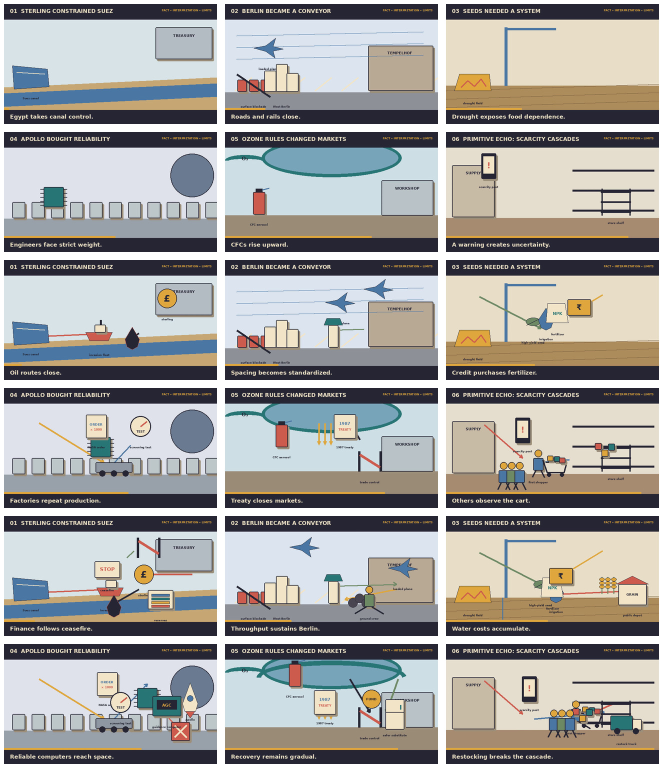
#> input picture history-investigations/2026-09-28/1100-pressure-systems-and-scale/rendered-contact-sheet.jpg, 1326 x 1536 px (shown at 1/2 size)
$ python -i render_summary.py   (imports and definitions only)
#> lines starting #> are read from the running program, lines starting #| are printed output that depends on the picture
#!/usr/bin/env python3
"""Render a silent four-minute papercut storyboard summary."""

import hashlib
import math
import subprocess
from pathlib import Path

from PIL import Image, ImageDraw, ImageFilter, ImageFont


HERE=Path(__file__).resolve().parent
OUT=HERE/'Nineteen_Eighty_Four_Storyboard_Summary_4min_360p.mp4'
W,H,FPS,TOTAL=640,360,25,240
FONT='/usr/share/fonts/truetype/dejavu/DejaVuSans.ttf'
TITLE=ImageFont.truetype(FONT,19);BODY=ImageFont.truetype(FONT,15);SMALL=ImageFont.truetype(FONT,10)

SCENES=[
 ('01  THE DIARY','Private writing gives unease a shape.','The first choice makes dissent deliberate.',(168,177,165),['winston_smith']),
 ('02  THE HATE RITUAL','A screen focuses collective fear.','The crowd converts fear into hostility.',(180,153,146),['winston_smith','julia','obrien','party_crowd']),
 ('03  CORRECTING THE PAST','Records change beneath Winston’s hands.','Altered proof weakens private memory.',(159,174,177),['winston_smith','syme','tillotson']),
 ('04  THE SECRET ALLIANCE','A hidden note leads to the countryside.','Secrecy becomes a private allegiance.',(151,187,157),['winston_smith','julia']),
 ('05  THE RENTED ROOM','A relic makes the room feel protected.','That purchased privacy hides surveillance.',(186,166,143),['winston_smith','julia','mr_charrington']),
 ('06  THE FALSE RESISTANCE','O’Brien accepts their pledge.','Hope advances into a prepared trap.',(151,158,173),['winston_smith','julia','obrien','martin']),
 ('07  THE MINISTRY OF LOVE','Isolation lets coercion replace evidence.','Pain dismantles independent reality.',(142,151,157),['winston_smith','obrien','guard']),
 ('08  TERROR AND AFTERMATH','Ultimate fear redirects loyalty.','A later reunion reveals estrangement.',(171,163,151),['winston_smith','julia']),
]


def ease(v):
 v=max(0,min(1,v));return v*v*(3-2*v)


def colours(name):
 b=hashlib.sha256(name.encode()).digest();base=tuple(64+b[i]%122 for i in range(3));dark=tuple(max(25,x-42) for x in base);skin=(196+b[4]%38,151+b[5]%36,119+b[6]%28);return base,dark,skin


def actor(name,scale=1.0):
#> called with name = 'winston_smith', scale = 0.92
 base,dark,skin=colours(name);w,h=int(74*scale),int(160*scale)
 im=Image.new('RGBA',(w+24,h+24),(0,0,0,0));d=ImageDraw.Draw(im,'RGBA');ox=12;oy=8
#> after `im = Image.new('RGBA', (w + 24, h + 24), (0, 0, 0, 0))`: im: PIL image 92x171 RGBA; every value is 0
 # Offset underlayers create cut-paper depth.
 d.polygon([(ox+w*.28+5,oy+h*.48+7),(ox+w*.72+5,oy+h*.48+7),(ox+w*.78+5,oy+h*.93+7),(ox+w*.22+5,oy+h*.93+7)],fill=(34,31,29,45))
 d.polygon([(ox+w*.28,oy+h*.48),(ox+w*.72,oy+h*.48),(ox+w*.78,oy+h*.93),(ox+w*.22,oy+h*.93)],fill=(*base,255),outline=(50,43,39,230))
 d.polygon([(ox+w*.22,oy+h*.55),(ox+w*.31,oy+h*.52),(ox+w*.26,oy+h*.88),(ox+w*.12,oy+h*.84)],fill=(*base,255),outline=(50,43,39,200))
 d.polygon([(ox+w*.69,oy+h*.52),(ox+w*.78,oy+h*.55),(ox+w*.88,oy+h*.84),(ox+w*.74,oy+h*.88)],fill=(*base,255),outline=(50,43,39,200))
 d.polygon([(ox+w*.30,oy+h*.91),(ox+w*.48,oy+h*.91),(ox+w*.45,oy+h),(ox+w*.26,oy+h)],fill=(*dark,255))
 d.polygon([(ox+w*.52,oy+h*.91),(ox+w*.70,oy+h*.91),(ox+w*.74,oy+h),(ox+w*.55,oy+h)],fill=(*dark,255))
 d.ellipse((ox+w*.27,oy+h*.13,ox+w*.73,oy+h*.52),fill=(*skin,255),outline=(50,43,39,220),width=max(1,int(scale)))
 d.pieslice((ox+w*.24,oy+h*.08,ox+w*.76,oy+h*.48),180,360,fill=(*dark,255))
 d.ellipse((ox+w*.38,oy+h*.30,ox+w*.42,oy+h*.34),fill=(35,35,34,230));d.ellipse((ox+w*.58,oy+h*.30,ox+w*.62,oy+h*.34),fill=(35,35,34,230))
 return im


CAST={name:actor(name,.83 if len(people)>=3 else .92) for *_,people in SCENES for name in people}
#> in actor (call 2), `im = Image.new('RGBA', (w + 24, h + 24), (0, 0, 0, 0))`: im: PIL image 85x156 RGBA; every value is 0
#> CAST = 9 items


def paste_actor(im,name,x,y,angle=0):
 a=CAST[name]
 if angle:a=a.rotate(angle,resample=Image.Resampling.BICUBIC,expand=True)
 alpha=a.getchannel('A');shadow=Image.new('RGBA',a.size,(25,23,21,0));shadow.putalpha(alpha.filter(ImageFilter.GaussianBlur(6)).point(lambda q:int(q*.34)))
 im.paste(shadow,(x+8,y+8),shadow);im.paste(a,(x,y),a)


def paper_layers(d,bg,tick):
 for i,y in enumerate((188,220,258,299)):
  wave=int(5*math.sin(tick*.35+i));shade=[(255,248,226,95),(74,62,53,28),(255,248,226,105),(59,52,49,28)][i]
  d.polygon([(0,y+wave),(120,y-7),(280,y+4),(460,y-4),(640,y+wave),(640,H),(0,H)],fill=shade)
 for k in range(28):
  x=(k*83+17)%W;y=(k*47+23)%310;d.ellipse((x,y,x+1,y+1),fill=(52,44,40,18))


def prop_action(d,scene,p,tick):
 if scene==0:
  d.rectangle((245,171,395,228),fill=(89,64,53,220),outline=(47,38,34,230),width=3);d.polygon([(274,164),(371,168),(359,216),(264,211)],fill=(237,221,184,245),outline=(78,61,50,210),width=2);x=270+int(95*p);d.line((x,183,x-22,207),fill=(47,42,39,230),width=3);d.rectangle((455,102,566,174),fill=(57,70,68,220),outline=(38,40,39,230),width=4);d.ellipse((492,120,530,153),fill=(216,191,158,230),outline=(49,43,39,230),width=2)
 elif scene==1:
  d.rectangle((238,93,402,166),fill=(72,78,75,235),outline=(37,39,38,240),width=4);r=18+int(30*p);d.ellipse((320-r,128-r//2,320+r,128+r//2),fill=(200,92,76,165),outline=(79,48,44,220),width=4);d.line((120,220,520,220),fill=(74,54,48,150),width=5)
 elif scene==2:
  x=205+int(120*p);d.polygon([(x,119),(x+95,126),(x+88,168),(x+3,161)],fill=(237,222,190,240),outline=(71,56,48,210),width=2);d.line((x+18,140,x+75,143),fill=(89,78,66,180),width=3);d.rectangle((437,108,483,220),fill=(69,61,58,220),outline=(42,38,36,230),width=3);d.polygon([(444,196),(476,196),(460,226)],fill=(204,91,70,210))
 elif scene==3:
  for x in (95,170,470,540):d.rectangle((x,152,x+14,229),fill=(70,105,64,220));d.ellipse((x-16,125,x+30,171),fill=(79,130,75,210));x=230+int(150*p);d.polygon([(x,132),(x+69,138),(x+62,169),(x+3,165)],fill=(241,222,183,245),outline=(76,58,49,220),width=2);d.polygon([(362,192),(377,159),(393,192)],fill=(204,74,67,230))
 elif scene==4:
  d.rectangle((130,182,510,228),fill=(96,70,52,220),outline=(53,43,38,230),width=3);r=18+int(33*p);d.ellipse((320-r,128-r,320+r,128+r),fill=(188,211,207,190),outline=(60,73,71,230),width=4);d.ellipse((309,117,331,139),fill=(205,116,89,225));d.rectangle((467,90,554,153),fill=(55,62,60,160),outline=(38,42,40,230),width=4)
 elif scene==5:
  d.rectangle((178,177,462,226),fill=(80,61,54,220),outline=(46,38,35,230),width=3);d.rectangle((276,112,365,169),fill=(159,95,65,230),outline=(53,43,39,230),width=3);y=154-int(38*p);d.polygon([(292,y),(350,y),(342,y+45),(300,y+45)],fill=(229,215,183,245),outline=(71,58,50,210),width=2);d.line((321,y+5,321,y+38),fill=(73,62,54,160),width=2)
 elif scene==6:
  for x in range(132,510,42):d.rectangle((x,95,x+10,230),fill=(61,63,63,220));d.rectangle((250,178,390,224),fill=(70,59,56,230),outline=(40,36,35,230),width=3);d.arc((275,107,365,184),180,360,fill=(191,77,63,220),width=5);d.line((320,145,320,179),fill=(191,77,63,220),width=4)
 else:
  d.rectangle((248,177,392,226),fill=(79,60,51,220),outline=(45,37,34,230),width=3);d.rectangle((289,190,351,252),fill=(228,216,185,235),outline=(58,51,45,230),width=2);d.line((289,221,351,221),fill=(58,51,45,200),width=2);d.line((320,190,320,252),fill=(58,51,45,200),width=2);x=150+int(120*p);d.rectangle((x,105,x+74,159),outline=(64,59,55,235),width=4);d.line((x+18,105,x+18,159),fill=(64,59,55,235),width=3);d.line((x+37,105,x+37,159),fill=(64,59,55,235),width=3);d.line((x+56,105,x+56,159),fill=(64,59,55,235),width=3)


def render(frame):
 scene=min(7,frame//(FPS*30));tick=(frame%(FPS*30))/FPS;title,line1,line2,bg,people=SCENES[scene]
 im=Image.new('RGB',(W,H),bg);d=ImageDraw.Draw(im,'RGBA');paper_layers(d,bg,tick);p=ease((tick-7)/18);prop_action(d,scene,p,tick)
 n=len(people)
 targets=[int(W*(j+1)/(n+1)-CAST[name].width/2) for j,name in enumerate(people)]
 drift=[[-54],[58,-18,-42,24],[56,-20,-54],[58,-18],[62,-38,24],[-66,18,48,-24],[56,-20,-54],[58,-18]][scene]
 for j,name in enumerate(people):
  a=CAST[name];start=-120 if j%2==0 else W+70;arrival=start+(targets[j]-start)*ease((tick-1.0-j*.4)/4.2);x=int(arrival+drift[j]*ease((tick-9-j*.7)/15));y=243-a.height+int(3*math.sin(tick*1.45+j));paste_actor(im,name,x,y,(-3+6*p) if scene in (1,4,5) and j==0 else 0)
 d=ImageDraw.Draw(im,'RGBA');d.rounded_rectangle((22,20,618,84),7,fill=(248,239,213,239),outline=(64,53,46,155),width=2);d.text((34,28),title,font=TITLE,fill=(47,42,38));d.text((34,58),line1 if tick<15 else line2,font=BODY,fill=(60,50,44))
 d.rectangle((0,327,W,H),fill=(33,40,40,239));d.text((20,336),'NINETEEN EIGHTY-FOUR  •  STORYBOARD SUMMARY',font=SMALL,fill=(246,233,204));d.rectangle((0,352,int((frame+1)/(FPS*TOTAL)*W),H),fill=(219,148,94))
 return im


def main():
 cmd=['ffmpeg','-y','-v','error','-f','rawvideo','-pix_fmt','rgb24','-s',f'{W}x{H}','-r',str(FPS),'-i','-','-an','-c:v','libx264','-preset','veryfast','-crf','23','-pix_fmt','yuv420p','-movflags','+faststart',str(OUT)]
 proc=subprocess.Popen(cmd,stdin=subprocess.PIPE)
 try:
  for i in range(FPS*TOTAL):proc.stdin.write(render(i).tobytes())
 finally:proc.stdin.close()
 if proc.wait()!=0:raise RuntimeError('ffmpeg failed')
 print(OUT)


# [1 line not run here, left out]

>>> import cv2
>>> picture = cv2.imread('../../history-investigations/2026-09-28/1100-pressure-systems-and-scale/rendered-contact-sheet.jpg', cv2.IMREAD_GRAYSCALE)
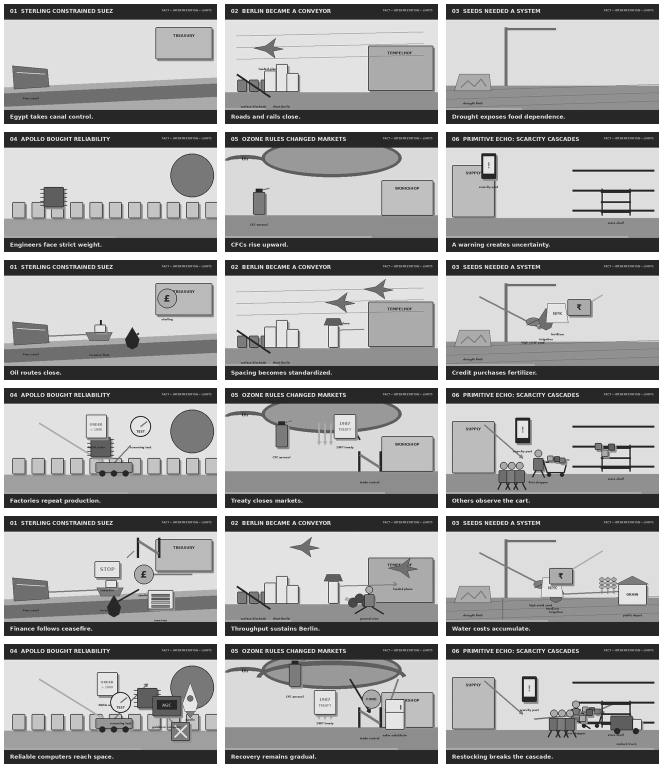
#> picture: shape (1536, 1326) (shown at 1/2 size); min 0, max 255, mean 163.3
#> (the run stopped early here; a loop or call above may not have finished)
